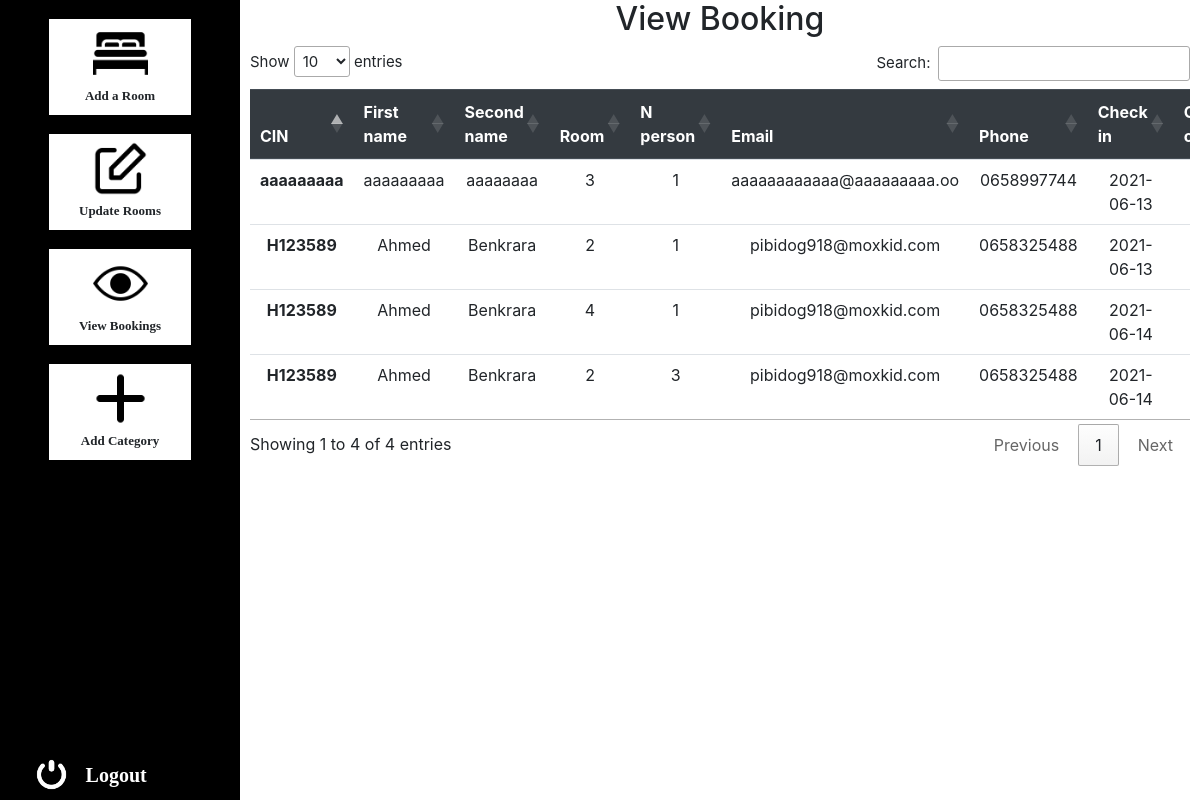
The app's page /admin/viewbooking.php (signed in) with its own data.
### tables this page shows
CREATE TABLE `reservation` (
  `idR` int(11) NOT NULL,
  `idC` int(11) DEFAULT NULL,
  `Nperson` int(11) NOT NULL,
  `numero` int(11) DEFAULT NULL,
  `prix` float DEFAULT NULL,
  `paystatus` int(11) NOT NULL,
  `check_in_date` date NOT NULL,
  `check_out_date` date NOT NULL
);

CREATE TABLE `client` (
  `idC` int(11) NOT NULL,
  `cin` text NOT NULL,
  `prenom` text NOT NULL,
  `nom` text NOT NULL,
  `email` text NOT NULL,
  `pass` text NOT NULL,
  `phone` text NOT NULL,
  `date_de_naissance` date NOT NULL,
  `token` text DEFAULT NULL,
  `verified` int(11) DEFAULT NULL
);

### admin/viewbooking.php (the view, shortened to what this page needs)
<?php
    include("../user/pages/connect.php");
    $query = "SELECT Client.*,Reservation.* FROM Client,Reservation WHERE Client.idC = reservation.idC;";
    $res = mysqli_query($con,$query);
    $data = mysqli_fetch_all($res,MYSQLI_ASSOC);
?>
<!DOCTYPE html>
<html lang="en">
<head>
    <link rel="stylesheet" href="../user/css/rooms.css"/>
    <link rel="stylesheet" href="https://stackpath.bootstrapcdn.com/bootstrap/4.2.1/css/bootstrap.min.css">
  <link rel="stylesheet" href="https://cdn.datatables.net/1.10.19/css/jquery.dataTables.min.css">
</head>
<body>
    <main class="main">
        <div class="left">
           <div class="menu" onclick="window.location = 'Addroom.php';">
                 <img src="../user/images/bed.png" class="icon"/>
                 <p>Add a Room</p>
            </div>
            <div class="menu" onclick="window.location = 'rooms.php';">
                 <img src="../user/images/edit.png" class="icon"/>
                 <p>Update Rooms</p>
            </div>
            <div class="menu" onclick="window.location = 'viewbooking.php';">
                 <img src="../user/images/view.png" class="icon"/>
                 <p>View Bookings</p>
            </div>
            <div class="menu" onclick="window.location = 'Addcat.php';">
                 <img src="../user/images/add.png" class="icon"/>
                 <p>Add Category</p>
            </div>
            <div class="logout">
                 <img src="../user/images/logout.png" class="out"/>
                 <p>Logout</p>
            </div>
        </div>
        <div class="right">
            <h2>View Booking</h2>
            <div style="padding-left:10px; padding-right:10px;">
            <div class="table-responsive">
            <table class="table table-hover " id="myTable">
                <thead class="thead-dark">
                    <tr>
                       <th>CIN</th>
                       <th>First name</th>
                       <th>Second name</th>
                       <th>Room</th>
                       <th>N person</th>
                       <th>Email</th>
                       <th>Phone</th>
                       <th>Check in</th>
                       <th>Check out</th>
                    </tr>
                </thead>
                <tbody>
                <?php for($i=0;$i<count($data);$i++){ ?>
                    <tr>
                       <th><?php echo $data[$i]['cin'] ?></th>
                       <td><?php echo $data[$i]['prenom'] ?></td>
                       <td><?php echo $data[$i]['nom'] ?></td>
                       <td><?php echo $data[$i]['numero'] ?></td>
                       <td><?php echo $data[$i]['Nperson'] ?></td>
                       <td><?php echo $data[$i]['email'] ?></td>
                       <td><?php echo $data[$i]['phone'] ?></td>
                       <td><?php echo $data[$i]['check_in_date'] ?></td>
                       <td><?php echo $data[$i]['check_out_date'] ?></td>
                    </tr>
                <?php } ?>
                </tbody>
           </table>
           </div>
           </div>
        </div>
    </main>
</body>
</html>

### user/css/rooms.css (style rules this page uses)
@media screen and  (min-width:800px) { * { padding: 0; margin: 0; } }
@media screen and  (min-width:800px) { .main { width: 100%; height: 100vh; display: flex; background-color: white; } }
@media screen and  (min-width:800px) { .left { width: 20%; height: 100vh; background-color: black; position: fixed; } }
@media screen and  (min-width:800px) { .right { width: 80%; height: auto; background-color: white; margin-left: 20%; text-align: center; } }
@media screen and  (min-width:800px) { .menu { width: 59%; background-color: white; height: 96px; margin-left: auto; margin-right: auto; cursor: pointer; text-align: center; font-size: 13px; font-weight: bold; margin-top: 19px; padding-top: 7px; padding-left: 5px; padding-right: 5px; font-family: cursive; } }
@media screen and  (min-width:800px) { .icon { width:55px; margin-left: auto; margin-right: auto; display:block; margin-bottom: 5px; } }
@media screen and  (min-width:800px) { .logout { display: flex; text-align: center; font-size: 20px; margin-left: 14%; font-weight: bold; color: white; font-family: cursive; margin-top: 132px; cursor: pointer; position: absolute; bottom: 8px; } }
@media screen and  (min-width:800px) { .out { width: 35px; height: auto; } }
@media screen and  (min-width:800px) { .logout p { margin-left: 17px; margin-top: auto; margin-bottom: auto; } }

### records on screen
reservation: idC.cin "aaaaaaaaa", idC.prenom "aaaaaaaaa", idC.nom "aaaaaaaa", numero "3", Nperson "1", idC.email "aaaaaaaaaaaa@aaaaaaaaa.oo", idC.phone "0658997744", check_in_date "2021-06-13"
reservation: idC.cin "H123589", idC.prenom "Ahmed", idC.nom "Benkrara", numero "2", Nperson "1", idC.email "pibidog918@moxkid.com", idC.phone "0658325488", check_in_date "2021-06-13"
reservation: idC.cin "H123589", idC.prenom "Ahmed", idC.nom "Benkrara", numero "4", Nperson "1", idC.email "pibidog918@moxkid.com", idC.phone "0658325488", check_in_date "2021-06-14"
reservation: idC.cin "H123589", idC.prenom "Ahmed", idC.nom "Benkrara", numero "2", Nperson "3", idC.email "pibidog918@moxkid.com", idC.phone "0658325488", check_in_date "2021-06-14"
